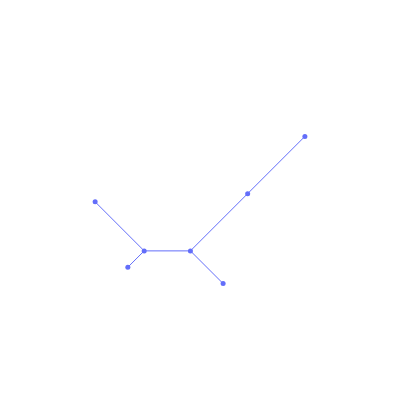

Notebook cell for this chart:
### Code cell
anjl.plot(Z1h, marker_size=5, internal_marker_size=5, width=400, height=400)

### Figure 1 — Plotly figure (JSON) as saved in the notebook; plotly's stock layout.template omitted (floating-point values rounded to 4 significant figures)
{"data": [{"hovertemplate": "x=%{x}<br>y=%{y}<extra></extra>", "legendgroup": "", "line": {"color": "#636efa", "dash": "solid", "width": 1}, "marker": {"symbol": "circle"}, "mode": "lines", "name": "", "orientation": "v", "showlegend": false, "type": "scatter", "x": [0, 2.475, null, 0, -2.475, null, -2.475, -1.061, null, -2.475, -4.475, null, -4.475, -5.182, null, -4.475, -6.596, null], "xaxis": "x", "y": [0, 2.475, null, 0, -2.475, null, -2.475, -3.889, null, -2.475, -2.475, null, -2.475, -3.182, null, -2.475, -0.3536, null], "yaxis": "y"}, {"hovertemplate": "<b>%{hovertext}</b><br><br>x=%{x}<br>y=%{y}<extra></extra>", "hovertext": [1, 0, 2, 3], "legendgroup": "", "marker": {"color": "#636efa", "size": 5, "symbol": "circle"}, "mode": "markers", "name": "", "orientation": "v", "showlegend": false, "type": "scatter", "x": [-6.596, -5.182, -1.061, 2.475], "xaxis": "x", "y": [-0.3536, -3.182, -3.889, 2.475], "yaxis": "y"}, {"hovertemplate": "<b>%{hovertext}</b><br><br>x=%{x}<br>y=%{y}<extra></extra>", "hovertext": [6, 5, 4], "legendgroup": "", "marker": {"color": "#636efa", "size": 5, "symbol": "circle"}, "mode": "markers", "name": "", "orientation": "v", "showlegend": false, "type": "scatter", "x": [0, -2.475, -4.475], "xaxis": "x", "y": [0, -2.475, -2.475], "yaxis": "y"}], "layout": {"height": 400, "legend": {"itemsizing": "constant", "tracegroupgap": 0}, "width": 400, "xaxis": {"autorange": true, "domain": [0, 1], "mirror": false, "range": [-7.25, 3.129], "showgrid": false, "showline": false, "showticklabels": false, "ticks": "", "title": {}, "type": "linear"}, "yaxis": {"autorange": true, "domain": [0, 1], "mirror": false, "range": [-5.464, 4.05], "scaleanchor": "x", "scaleratio": 1, "showgrid": false, "showline": false, "showticklabels": false, "ticks": "", "title": {}, "type": "linear"}}}
